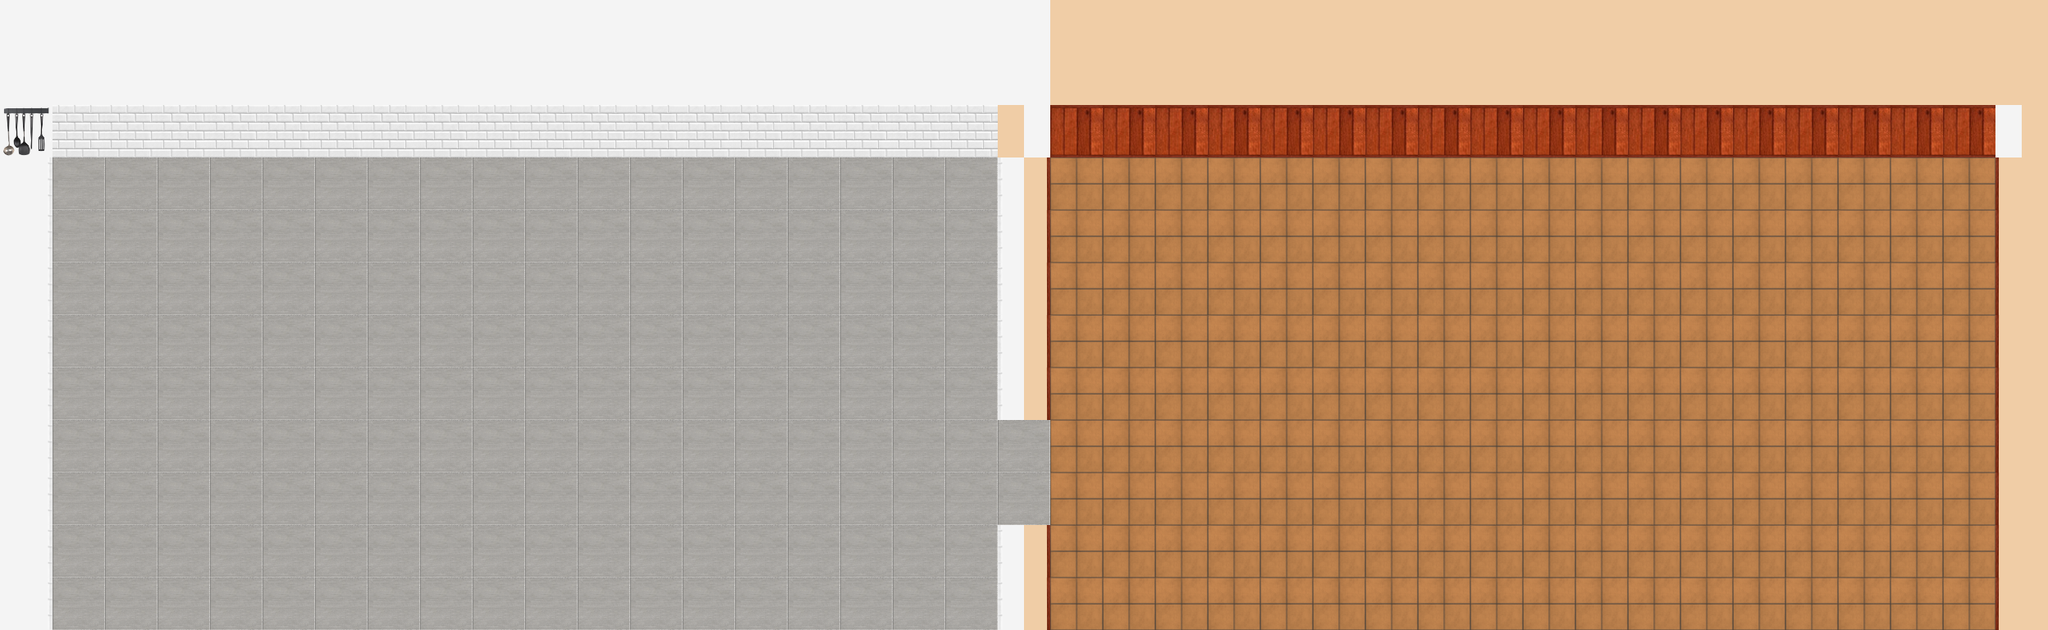

A 2D game scene composited from a Tiled map and its tileset images. What follows is a short description and the map's XML, with each tile layer's data collapsed to a summary:
An orthogonal 39x12 tile map with 64x64 px tiles, 1 tile layer (Capa de patrones 1) and 179 objects (110x pared, 10x cinta, 7x encimera, 6x fogon, 5x sillaDer, ...).

<map version="1.8" tiledversion="1.8.4" orientation="orthogonal" renderorder="right-down" width="39" height="12" tilewidth="64" tileheight="64" infinite="0" nextlayerid="14" nextobjectid="340">
 <tileset firstgid="1" source="Tileset.tsx" />
 <layer id="1" name="Capa de patrones 1" width="39" height="12">
  <data>[468 cells, 468 non-empty, 12 distinct tile ids]</data>
 </layer>
 <objectgroup id="2" name="Capa de Objetos 1">
  <object id="300" name="mesaMV" x="1886" y="580">
   <point />
  </object>
  <object id="292" name="mesaMV" x="1630" y="516">
   <point />
  </object>
  <object id="305" name="mesaMV" x="2270" y="388">
   <point />
  </object>
  <object id="266" name="inicioCinta" x="0" y="165">
   <properties>
    <property name="Horizontal" type="bool" value="true" />
    <property name="VelocidadX" type="float" value="1" />
    <property name="VelocidadY" type="float" value="0" />
   </properties>
   <point />
  </object>
  <object id="331" name="inicioCinta" x="0" y="677">
   <properties>
    <property name="Horizontal" type="bool" value="false" />
    <property name="VelocidadX" type="float" value="1.3" />
    <property name="VelocidadY" type="float" value="0" />
   </properties>
   <point />
  </object>
  <object id="265" name="cinta" x="64" y="165">
   <properties>
    <property name="Horizontal" type="bool" value="true" />
   </properties>
   <point />
  </object>
  <object id="330" name="cinta" x="64" y="677">
   <properties>
    <property name="Horizontal" type="bool" value="true" />
   </properties>
   <point />
  </object>
  <object id="8" name="finalCinta" x="384" y="165">
   <point />
  </object>
  <object id="329" name="finalCinta" x="384" y="677">
   <point />
  </object>
  <object id="332" name="finalCinta" x="1152" y="682">
   <point />
  </object>
  <object id="16" name="fogon" x="704" y="682">
   <point />
  </object>
  <object id="17" name="fogon" x="768" y="682">
   <point />
  </object>
  <object id="336" name="fogon" x="384" y="426">
   <point />
  </object>
  <object id="339" name="fogon" x="448" y="426">
   <point />
  </object>
  <object id="337" name="fogon" x="384" y="372">
   <point />
  </object>
  <object id="338" name="fogon" x="448" y="372">
   <point />
  </object>
  <object id="18" name="tabla" x="576" y="426">
   <point />
  </object>
  <object id="334" name="tabla" x="576" y="372">
   <point />
  </object>
  <object id="299" name="sillaDer" x="1822" y="580">
   <point />
  </object>
  <object id="291" name="sillaDer" x="1566" y="516">
   <point />
  </object>
  <object id="304" name="sillaDer" x="2206" y="388">
   <point />
  </object>
  <object id="281" name="cartel" x="1409" y="192">
   <point />
  </object>
  <object id="27" name="puerta" x="2432" y="162">
   <properties>
    <property name="MaxTamGrupo" type="int" value="4" />
    <property name="VelocidadX" type="float" value="-2" />
    <property name="VelocidadY" type="float" value="0" />
    <property name="t_Max" type="int" value="12" />
    <property name="vertical" type="bool" value="false" />
   </properties>
   <point />
  </object>
  <object id="30" name="mesaS" x="2009.86" y="325">
   <point />
  </object>
  <object id="288" name="mesaMH" x="1625.86" y="325">
   <point />
  </object>
  <object id="308" name="mesaS" x="2137.86" y="517">
   <point />
  </object>
  <object id="311" name="mesaS" x="1433.86" y="453">
   <point />
  </object>
  <object id="31" name="sillaDer" x="1946" y="325">
   <point />
  </object>
  <object id="287" name="sillaDer" x="1562" y="325">
   <point />
  </object>
  <object id="307" name="sillaAb" x="2138" y="453">
   <point />
  </object>
  <object id="310" name="sillaAb" x="1434" y="389">
   <point />
  </object>
  <object id="32" name="sillaIz" x="2073.83" y="325">
   <point />
  </object>
  <object id="286" name="sillaIz" x="1753.83" y="325">
   <point />
  </object>
  <object id="306" name="sillaAr" x="2137.83" y="581">
   <point />
  </object>
  <object id="309" name="sillaAr" x="1433.83" y="517">
   <point />
  </object>
  <object id="46" name="arroz" x="896" y="682">
   <point />
  </object>
  <object id="312" name="arroz" x="960" y="682">
   <point />
  </object>
  <object id="313" name="arroz" x="1024" y="682">
   <point />
  </object>
  <object id="47" name="tabla" x="256" y="426">
   <point />
  </object>
  <object id="333" name="tabla" x="256" y="372">
   <point />
  </object>
  <object id="298" name="sillaAb" x="1886" y="482.5">
   <point />
  </object>
  <object id="290" name="sillaAr" x="1630" y="610.5">
   <point />
  </object>
  <object id="303" name="sillaAr" x="2270" y="482.5">
   <point />
  </object>
  <object id="293" name="sillaAb" x="1630" y="438.5">
   <point />
  </object>
  <object id="302" name="sillaAb" x="2270" y="310.5">
   <point />
  </object>
  <object id="297" name="sillaIz" x="1950" y="580">
   <point />
  </object>
  <object id="289" name="sillaIz" x="1694" y="516">
   <point />
  </object>
  <object id="301" name="sillaIz" x="2334" y="388">
   <point />
  </object>
  <object id="60" name="encimera" x="512" y="426">
   <point />
  </object>
  <object id="283" name="encimera" x="320" y="426">
   <point />
  </object>
  <object id="284" name="encimera" x="320" y="372">
   <point />
  </object>
  <object id="66" name="encimera" x="512" y="372">
   <point />
  </object>
  <object id="213" name="pilaS" x="576" y="102">
   <point />
  </object>
  <object id="214" name="pilaM" x="640" y="102">
   <point />
  </object>
  <object id="215" name="pilaL" x="704" y="102">
   <point />
  </object>
  <object id="263" name="cinta" x="128" y="165">
   <properties>
    <property name="Horizontal" type="bool" value="true" />
   </properties>
   <point />
  </object>
  <object id="321" name="cinta" x="128" y="677">
   <properties>
    <property name="Horizontal" type="bool" value="true" />
   </properties>
   <point />
  </object>
  <object id="229" name="encimera" x="640" y="682">
   <point />
  </object>
  <object id="232" name="encimera" x="1088" y="682">
   <point />
  </object>
  <object id="233" name="encimera" x="832" y="682">
   <point />
  </object>
  <object id="262" name="cinta" x="192" y="165">
   <properties>
    <property name="Horizontal" type="bool" value="true" />
   </properties>
   <point />
  </object>
  <object id="320" name="cinta" x="192" y="677">
   <properties>
    <property name="Horizontal" type="bool" value="true" />
   </properties>
   <point />
  </object>
  <object id="314" name="cinta" x="256" y="165">
   <properties>
    <property name="Horizontal" type="bool" value="true" />
   </properties>
   <point />
  </object>
  <object id="319" name="cinta" x="256" y="677">
   <properties>
    <property name="Horizontal" type="bool" value="true" />
   </properties>
   <point />
  </object>
  <object id="316" name="cinta" x="320" y="165">
   <properties>
    <property name="Horizontal" type="bool" value="true" />
   </properties>
   <point />
  </object>
  <object id="318" name="cinta" x="320" y="677">
   <properties>
    <property name="Horizontal" type="bool" value="true" />
   </properties>
   <point />
  </object>
 </objectgroup>
 <objectgroup id="3" name="Pared">
  <object id="72" name="pared" x="128" y="102">
   <point />
  </object>
  <object id="73" name="pared" x="192" y="102">
   <point />
  </object>
  <object id="74" name="pared" x="64" y="102">
   <point />
  </object>
  <object id="75" name="pared" x="-1.89293e-14" y="102">
   <point />
  </object>
  <object id="76" name="pared" x="-1.89293e-14" y="166">
   <point />
  </object>
  <object id="277" name="pared" x="0" y="165">
   <point />
  </object>
  <object id="77" name="pared" x="-1.89293e-14" y="230">
   <point />
  </object>
  <object id="276" name="pared" x="64" y="165">
   <point />
  </object>
  <object id="78" name="pared" x="-1.89293e-14" y="294">
   <point />
  </object>
  </objectgroup>
</map>
<!-- 104 of 179 objects omitted -->